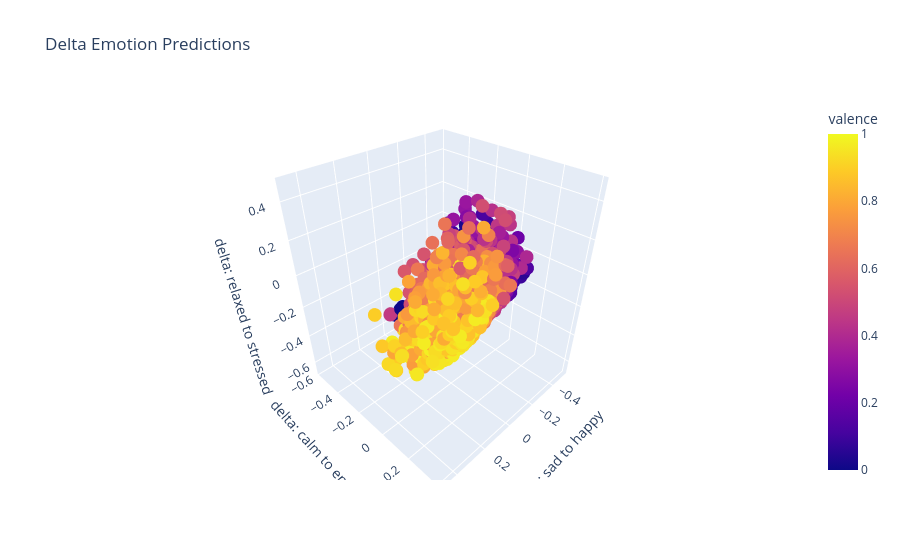

The code cell stored with this chart in its notebook:
### Code cell
fig = px.scatter_3d(
    X, x = x_col_name, y = y_col_name, z = z_col_name,
    color = 'valence',
    hover_name='name', title='Delta Emotion Predictions', 
)

fig.show()

### Figure 1 — Plotly figure (JSON) as saved in the notebook; plotly's stock layout.template omitted (floating-point values rounded to 4 significant figures; data arrays with more than 128 entries replaced by an {"elided": "..."} marker saying what was removed)
{"data": [{"hovertemplate": "<b>%{hovertext}</b><br><br>delta: sad to happy=%{x}<br>delta: calm to energetic=%{y}<br>delta: relaxed to stressed=%{z}<br>valence=%{marker.color}<extra></extra>", "hovertext": {"elided": "11803 str values"}, "legendgroup": "", "marker": {"color": {"elided": "11803 float values"}, "coloraxis": "coloraxis", "symbol": "circle"}, "mode": "markers", "name": "", "scene": "scene", "showlegend": false, "type": "scatter3d", "x": {"elided": "11803 float values"}, "y": {"elided": "11803 float values"}, "z": {"elided": "11803 float values"}}], "layout": {"coloraxis": {"colorbar": {"title": {"text": "valence"}}, "colorscale": [[0, "#0d0887"], [0.1111, "#46039f"], [0.2222, "#7201a8"], [0.3333, "#9c179e"], [0.4444, "#bd3786"], [0.5556, "#d8576b"], [0.6667, "#ed7953"], [0.7778, "#fb9f3a"], [0.8889, "#fdca26"], [1, "#f0f921"]]}, "legend": {"tracegroupgap": 0}, "scene": {"domain": {"x": [0, 1], "y": [0, 1]}, "xaxis": {"title": {"text": "delta: sad to happy"}}, "yaxis": {"title": {"text": "delta: calm to energetic"}}, "zaxis": {"title": {"text": "delta: relaxed to stressed"}}}, "title": {"text": "Delta Emotion Predictions"}}}
